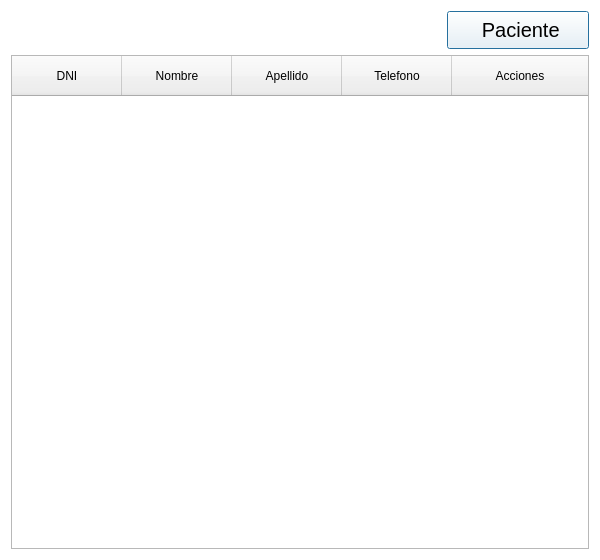
<?xml version="1.0" encoding="UTF-8"?>
<ui version="4.0">
 <class>Dialog</class>
 <widget class="QDialog" name="Dialog">
  <property name="geometry">
   <rect>
    <x>0</x>
    <y>0</y>
    <width>600</width>
    <height>560</height>
   </rect>
  </property>
  <property name="windowTitle">
   <string>Dialog</string>
  </property>
  <property name="styleSheet">
   <string notr="true">QDialog {
background: white;
}
#tablePaciente{
alternate-background-color: #C0CCDA;
alignment: center;
}

QHeaderView{
min-height: 40px;
}
</string>
  </property>
  <layout class="QGridLayout" name="gridLayout">
   <item row="2" column="0">
    <widget class="QTableWidget" name="tablePaciente">
     <property name="alternatingRowColors">
      <bool>true</bool>
     </property>
     <property name="selectionMode">
      <enum>QAbstractItemView::SingleSelection</enum>
     </property>
     <property name="selectionBehavior">
      <enum>QAbstractItemView::SelectRows</enum>
     </property>
     <property name="textElideMode">
      <enum>Qt::ElideMiddle</enum>
     </property>
     <property name="showGrid">
      <bool>false</bool>
     </property>
     <property name="gridStyle">
      <enum>Qt::NoPen</enum>
     </property>
     <property name="sortingEnabled">
      <bool>true</bool>
     </property>
     <property name="wordWrap">
      <bool>false</bool>
     </property>
     <attribute name="horizontalHeaderDefaultSectionSize">
      <number>110</number>
     </attribute>
     <attribute name="horizontalHeaderMinimumSectionSize">
      <number>110</number>
     </attribute>
     <attribute name="horizontalHeaderStretchLastSection">
      <bool>true</bool>
     </attribute>
     <attribute name="verticalHeaderDefaultSectionSize">
      <number>40</number>
     </attribute>
     <attribute name="verticalHeaderHighlightSections">
      <bool>false</bool>
     </attribute>
     <column>
      <property name="text">
       <string>DNI</string>
      </property>
     </column>
     <column>
      <property name="text">
       <string>Nombre</string>
      </property>
     </column>
     <column>
      <property name="text">
       <string>Apellido</string>
      </property>
     </column>
     <column>
      <property name="text">
       <string>Telefono</string>
      </property>
     </column>
     <column>
      <property name="text">
       <string>Acciones</string>
      </property>
     </column>
    </widget>
   </item>
   <item row="0" column="0" alignment="Qt::AlignRight">
    <widget class="QPushButton" name="pb_cargarPaciente">
     <property name="styleSheet">
      <string notr="true">#pb_cargarPaciente{
	background-color:white;
	color:black;
	height:30px;
	width:140px;
	max-width:200px;
	min-width: 140px;
	font-size: 20px;
}</string>
     </property>
     <property name="text">
      <string> Paciente</string>
     </property>
     <property name="icon">
      <iconset>
       <normaloff>../icons/plus.svg</normaloff>../icons/plus.svg</iconset>
     </property>
     <property name="iconSize">
      <size>
       <width>20</width>
       <height>20</height>
      </size>
     </property>
     <property name="checkable">
      <bool>false</bool>
     </property>
    </widget>
   </item>
  </layout>
 </widget>
 <resources/>
 <connections/>
</ui>
